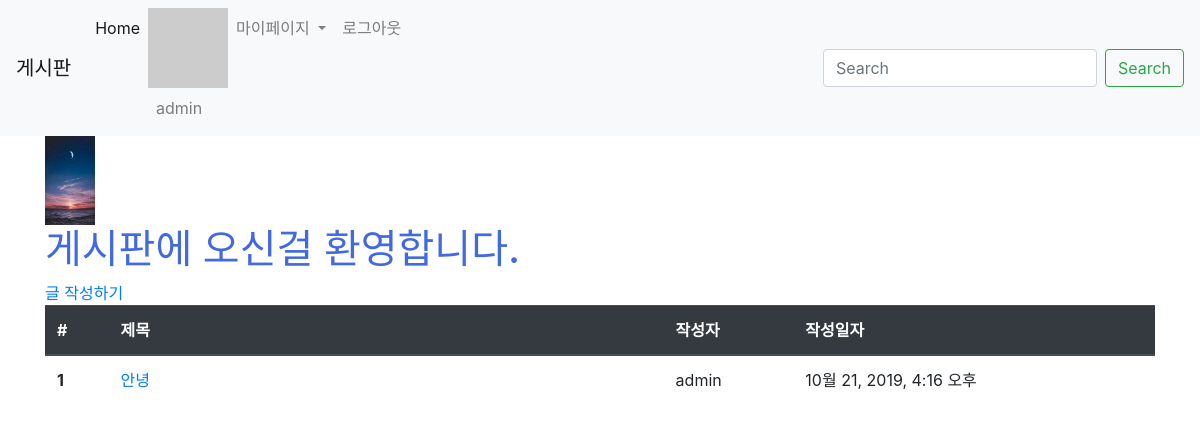
The app's page /articles/ (signed in), older data.
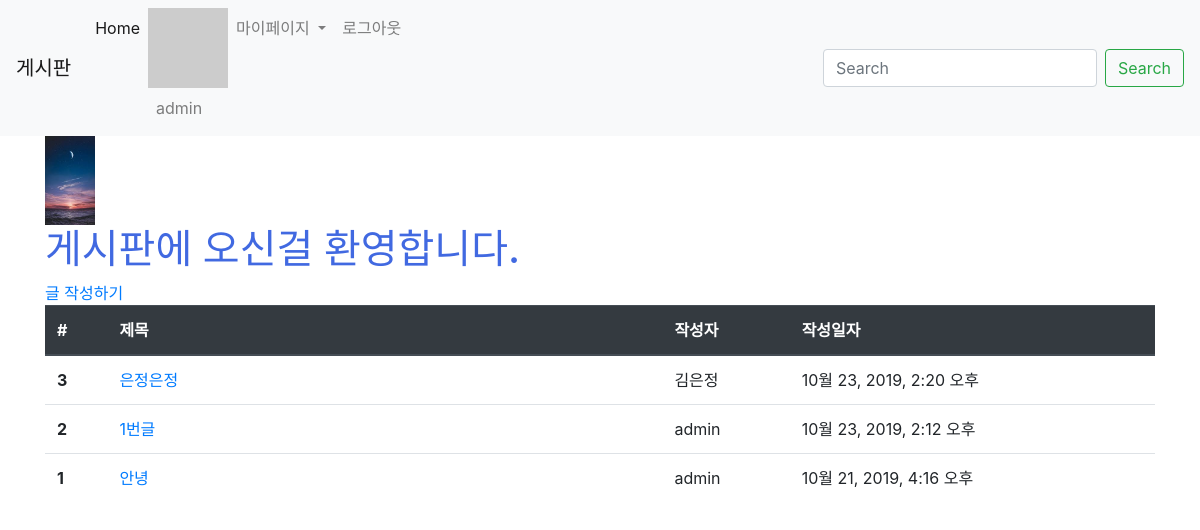
The same page, newer data.
### accounts/models.py (models this page shows)
class User(AbstractUser):
    pass

### articles/models.py (models this page shows, shortened)
class Article(models.Model):
    title = models.CharField(max_length=10)
    content = models.TextField()
    image = models.ImageField(blank=True)
    image_thumbnail = ImageSpecField(
        processors=[ResizeToFit(300, 300)],
        format='JPEG',
        options={'quality': 80}
    )
    created_at = models.DateTimeField(auto_now_add=True)
    updated_at = models.DateTimeField(auto_now=True)
    user = models.ForeignKey(settings.AUTH_USER_MODEL, on_delete=models.CASCADE)    # 참조 : https://docs.djangoproject.com/en/2.2/topics/auth/customizing/
    like_users = models.ManyToManyField(settings.AUTH_USER_MODEL, related_name='like_articles', blank=True)
    unlike_users = models.ManyToManyField(settings.AUTH_USER_MODEL, related_name='unlike_articles', blank=True)

### articles/views.py (the view)
# urls.py: path('', views.index, name='index'),
def index(request):
    articles = Article.objects.order_by('-id')
    context = {
        'articles' : articles
    }
    return render(request, 'articles/index.html', context)

### articles/templatetags/gravatar.py (called while the page is built)
@register.filter
def makehash(email):
    return 'https://www.gravatar.com/avatar/' + hashlib.md5(email.strip().lower().encode('utf-8')).hexdigest()

### articles/templates/articles/index.html (shortened to what this page needs)
{% extends 'articles/base.html' %}
{% load static %}
{% block css %}
<link rel="stylesheet" href="{% static 'articles/style.css' %}">
{% endblock %}
{% block body %}
  <img src="{% static 'articles/bg.jpg'%}" alt="배경" width="50">
  <h1 class="title">게시판에 오신걸 환영합니다.</h1>
  {% if user.is_authenticated %}
    <a href="{% url 'articles:create' %}">글 작성하기</a>
  {% endif %}
  <table class="table">
  <thead class="thead-dark">
    <tr>
      <th scope="col">#</th>
      <th scope="col">제목</th>
      <th scope="col">작성자</th>
      <th scope="col">작성일자</th>
    </tr>
  </thead>
  <tbody>
  {% for article in articles %}
    <tr>
      <th scope="row">{{ article.id }}</th>
      <td>
      <a href="{% url 'articles:detail' article.pk %}">{{ article.title }}</a>
      </td>
      <td>{{ article.user }}</td>
      <td>{{ article.created_at }}</td>
    </tr>
    {% endfor %}
  </tbody>
</table>
{% endblock %}

### articles/templates/articles/base.html (shortened to what this page needs)
{% load static %}
<!DOCTYPE html>
<html lang="ko">
<head>
  <link rel="stylesheet" href="https://cdnjs.cloudflare.com/ajax/libs/animate.css/3.7.2/animate.min.css">
  <link rel="stylesheet" href="{% static 'bootstrap/css/bootstrap.min.css' %}">
  {% block css %}{% endblock %}
</head>
<body>
  {% include '_navbar.html' %}
  <div class="container">
    {% block body %}
    {% endblock %}
  </div>
</body>
</html>

### articles/templates/_navbar.html (shortened to what this page needs)
<nav class="navbar navbar-expand-lg navbar-light bg-light">
    <a class="navbar-brand" href="{% url 'articles:index' %}">게시판</a>
    <div class="collapse navbar-collapse" id="navbarSupportedContent">
      <ul class="navbar-nav mr-auto">
        <li class="nav-item active">
          <a class="nav-link" href="{% url 'articles:index' %}">Home <span class="sr-only">(current)</span></a>
        </li>
        {% if user.is_authenticated %}
        <li class="nav-item">
          {% load gravatar %}
          <img src="{{ user.email|makehash }}" alt="">
          <a class="nav-link"> {{user.username}}</a>
        </li>
        <li class="nav-item dropdown">
          <a class="nav-link dropdown-toggle" href="#" id="navbarDropdown" role="button" data-toggle="dropdown" aria-haspopup="true" aria-expanded="false">
            마이페이지
          </a>
        </li>
        <li class="nav-item">
          <a class="nav-link" href="{% url 'accounts:logout' %}"> 로그아웃</a>
        </li>
        {% endif %}
      </ul>
      <form class="form-inline my-2 my-lg-0">
        <input class="form-control mr-sm-2" type="search" placeholder="Search" aria-label="Search">
        <button class="btn btn-outline-success my-2 my-sm-0" type="submit">Search</button>
      </form>
    </div>
  </nav>

### articles/static/articles/style.css (style rules this page uses)
.title { color: royalblue; }

### articles/templates/articles/index.html (style rules this page uses)
tr > th:nth-of-type(2) { width: 50%;% }

Row changes from the older to the newer data that the page shows:
added Article: id "3", title "은정은정", user "김은정", created_at "10월 23, 2019, 2:20 오후"
added Article: id "2", title "1번글", user "admin", created_at "10월 23, 2019, 2:12 오후"
